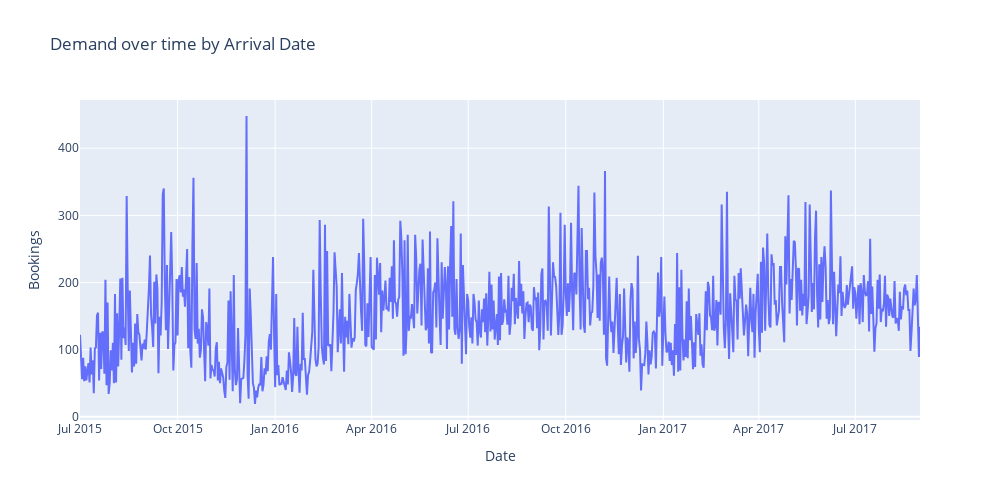

Notebook code cell kept with this figure:
### Code cell
#Plotting demand over time
fig = px.line(demand_by_date, width=1000, height=500, title='Demand over time by Arrival Date')
fig.update_layout(showlegend=False, yaxis_title='Bookings', xaxis_title='Date')

### Figure 1 — Plotly figure (JSON) as saved in the notebook; plotly's stock layout.template omitted (floating-point values rounded to 4 significant figures; data arrays with more than 128 entries replaced by an {"elided": "..."} marker saying what was removed)
{"data": [{"hovertemplate": "variable=0<br>arrival_date=%{x}<br>value=%{y}<extra></extra>", "legendgroup": "0", "line": {"color": "#636efa", "dash": "solid"}, "marker": {"symbol": "circle"}, "mode": "lines", "name": "0", "orientation": "v", "showlegend": true, "type": "scatter", "x": {"elided": "793 str values"}, "xaxis": "x", "y": {"elided": "793 int values"}, "yaxis": "y"}], "layout": {"height": 500, "legend": {"title": {"text": "variable"}, "tracegroupgap": 0}, "showlegend": false, "title": {"text": "Demand over time by Arrival Date"}, "width": 1000, "xaxis": {"anchor": "y", "domain": [0, 1], "title": {"text": "Date"}}, "yaxis": {"anchor": "x", "domain": [0, 1], "title": {"text": "Bookings"}}}}
